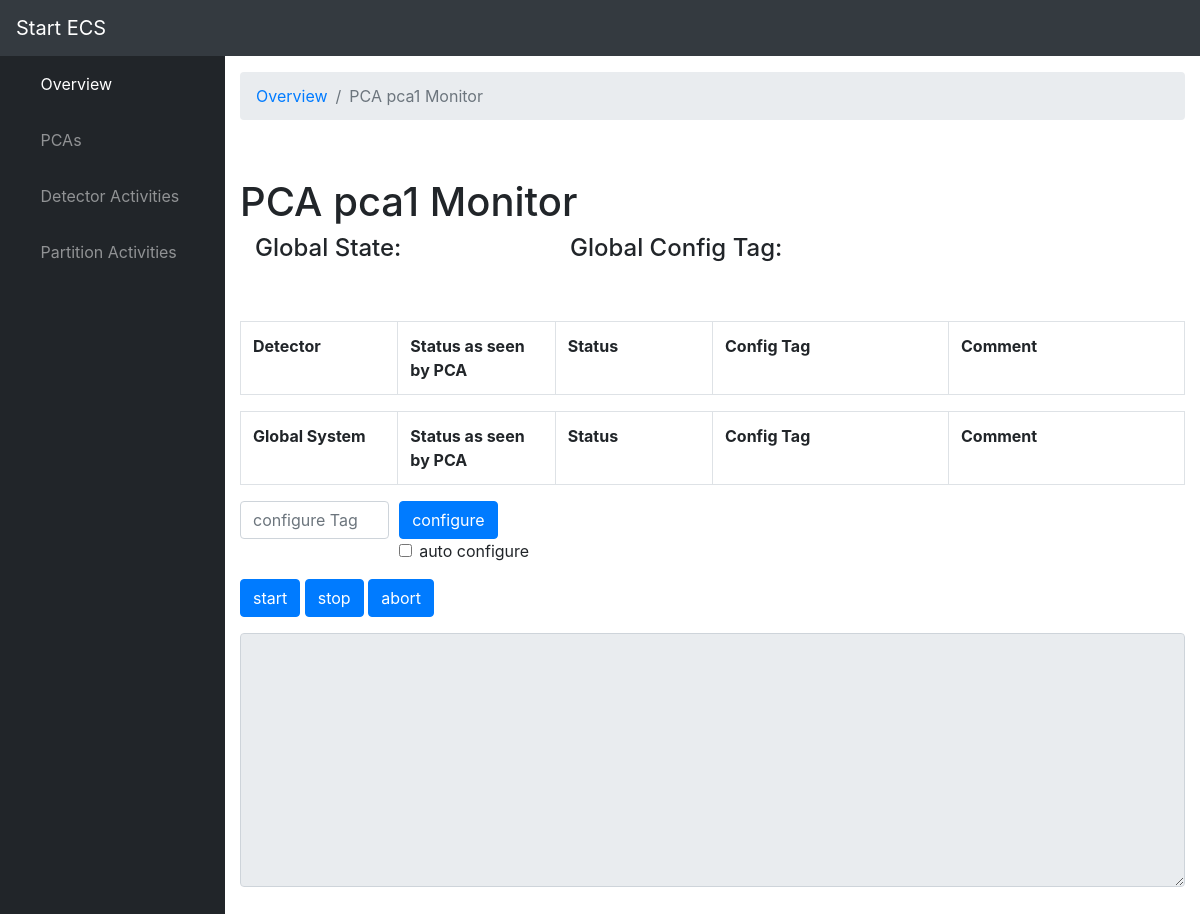
Page /pca/pca1 (signed in) on the earlier database version.
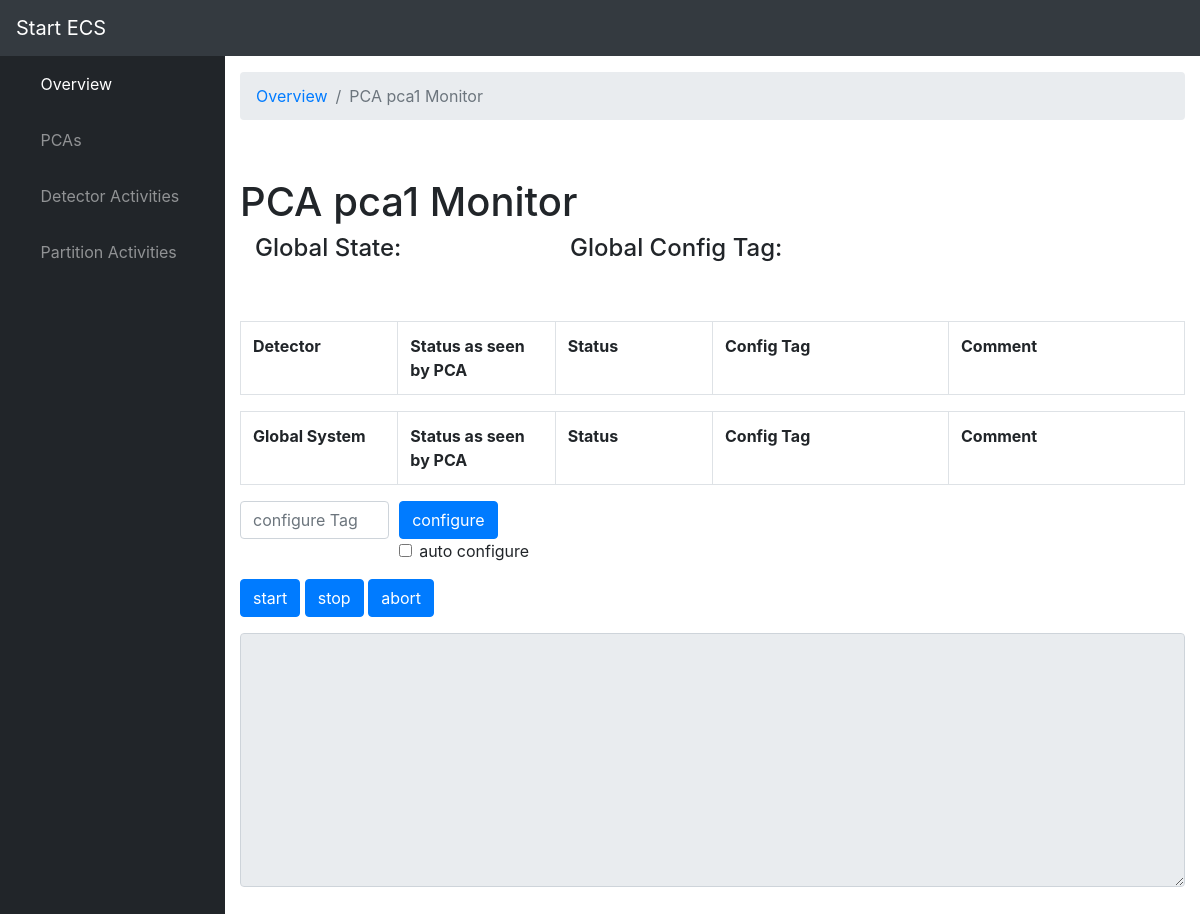
Same page on the later database version.
### GUI/models.py (models this page shows)
class pcaModel(models.Model):
    id = models.CharField(max_length=200, primary_key=True)
    permissionTimestamp = models.DateTimeField(null=True)
    def __str__(self):
        return self.id
    class Meta:
        permissions = (
                        ("can_take_control", "can take control"),
                        ("has_control", "has taken control"),
                      )

### GUI/views.py (the view)
# urls.py: path('pca/<str:pcaId>', views.pcaView.as_view(), name='pca'),
class pcaView(ecsMixin,TemplateView):
    template_name = "GUI/monitor.html"
    def dispatch(self, request, *args, **kwargs):
        self.pcaId = self.kwargs['pcaId']
        self.pcaObject = pcaModel.objects.filter(id=self.pcaId).get()
        self.userInPCAControl = None
        usersWithPermission = get_users_with_perms(self.pcaObject, attach_perms = True)
        for user, perms in usersWithPermission.items():
            if "has_control" in perms:
                self.userInPCAControl = user
                break
        if self.userInPCAControl == request.user:
            self.userInPCAControl = "You"
        self.userInControl = None
        usersWithPermission = get_users_with_perms(self.ecsObject, attach_perms = True)
        for user, perms in usersWithPermission.items():
            if "has_control" in perms:
                self.userInControl = user
                break
        if self.userInControl == request.user:
            self.userInControl = "You"
        return super().dispatch(request, *args, **kwargs)

### GUI/views.py (called while the page is built)
    def dispatch(self, request, *args, **kwargs):
        allPCAs = pcaModel.objects.all()
        for pcaObject in allPCAs:
            perm = get_user_perms(request.user,pcaObject)
            if 'has_control' in perm:
                pcaObject.permissionTimestamp = timezone.now()
                pcaObject.save()
        return super().dispatch(request, *args, **kwargs)

### GUI/templates/GUI/monitor.html (shortened to what this page needs)
{% extends "GUI/base.html" %}
{% block sideAndTopBar %}
  {{block.super}}
{% endblock %}
{% block control %}
  {% load guardian_tags %}
{% endblock %}
{% block breadcrumb %}
  <li class="breadcrumb-item">
    <a href="{% url 'GUI:index' %}">Overview</a>
  </li>
  <li class="breadcrumb-item active">PCA {{view.pcaId}} Monitor</li>
{% endblock %}
{% block content %}
  {% load guardian_tags %}
  <h1>PCA {{view.pcaId}} Monitor</h1>
  <div class="container-fluid">
    <div class="row">
      <div class="col-md-4">
        <h4>Global State:</h4>
      </div>
      <div class="col-md-4">
        <h4>Global Config Tag:</h4>
      </div>
    </div>
    <div class="row">
      <div class="col-md-4">
      </div>
      <div class="col-md-4">
      </div>
    </div>
  </div>
  <div>
    <table class="table table-bordered" id="detectorStateTable">
      <tr>
        <th class="col-md-2">Detector</th>
        <th class="col-md-2">Status as seen by PCA</th>
        <th class="col-md-2">Status</th>
        <th class="col-md-3">Config Tag</th>
        <th class="col-md-3">Comment</th>
      </tr>
    </table>
  </div>
  <div>
    <table class="table table-bordered" id="globalSystemStateTable">
      <tr>
        <th class="col-md-2">Global System</th>
        <th class="col-md-2">Status as seen by PCA</th>
        <th class="col-md-2">Status</th>
        <th class="col-md-3">Config Tag</th>
        <th class="col-md-3">Comment</th>
      </tr>
    </table>
  </div>
  {% if "has_control" in pcaPerms %}
    <div class="form-row">
      <form id="configure_form" class="form-group col-2">
          <input  id="configureTag_input" class="form-control" type="text" placeholder="configure Tag" required>
      </form>
      <div class="form-group col">
        <button id="ready" class="btn btn-primary">configure</button>
        <div class="form-check">
          <input type="checkbox" class="form-check-input" id="autoConfigureCheckBox">
          <label class="form-check-label" for="autoConfigureCheckBox">auto configure</label>
        </div>
      </div>
    </div>
  <div>
    <button id="start" class="btn btn-primary">start</button>
    <button id="stop" class="btn btn-primary">stop</button>
    <button id="abort" class="btn btn-primary">abort</button>
  </div>
  {% endif %}
  <textarea class="form-control log" rows="10" readonly id="log"></textarea>
{% endblock content %}

Differences in the rows shown:
no longer on this page (row edited): pcaModel: pcaId "pca1"
Other differences:
{{ view.pcaId }}: (not shown) → "pca1"
